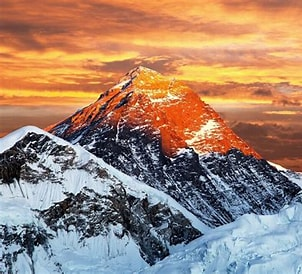
%> input picture Experiment 1/Basic of Image Processing/everest.jpeg, 302 x 274 px
$ octave basics_of_dip.m   (GNU Octave 9; MATLAB toolbox functions it lacks are replaced by stand-ins)
%> lines starting %> are read from the running program, lines starting %| are printed output that depends on the picture; in (x1, y1, x2, y2) boxes, pixels count from 0 and x2, y2 are one past the last pixel; in counts of white or black regions, pixels touching at a corner belong together; the program's own positions count from 1
%% Basics of Image Processing 14 Jan 2026
% Nenavath Dhanush Rathod
% Input: Image
% Output: Image

%% Defaults
clc;
clear all;
close all;

%% Image Read
I = imread("everest.JPEG");
%> I is the input picture: size 274x302x3 uint8; mean R, G, B 161.1, 131.7, 113.3
imshow(I);
figure;

%% GrayScale
Ig = rgb2gray(I);
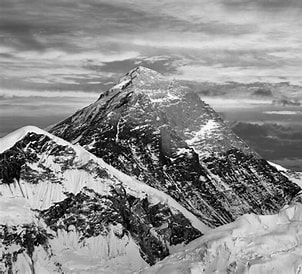
%> Ig: size 274x302 uint8; min 0, max 255, mean 138.4
imshow(Ig);

%% Red components
Ired = I;
Ired(:,:,2) = 0;
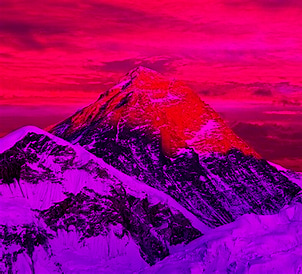
%> Ired: size 274x302x3 uint8; mean R, G, B 161.1, 0, 113.3
Ired(:,:,3) = 0;
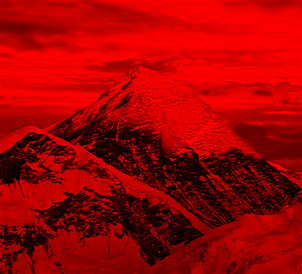
%> Ired: size 274x302x3 uint8; mean R, G, B 161.1, 0, 0
figure;
imshow(Ired);

%% Black and White
Ibw = Ig > 80;
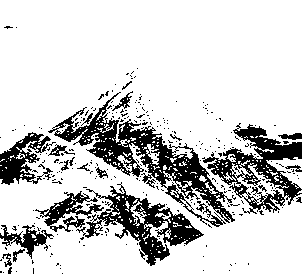
%> Ibw: size 274x302 logical; 80.9% white; 287 black regions (265 under 20 px), largest, box (x1, y1, x2, y2) and area: (48, 92, 235, 227) 5187, (202, 123, 302, 214) 3155, (76, 182, 204, 266) 3049
figure;
imshow(Ibw);

%% Histogram Equalisation
Ieq = histeq(Ig);
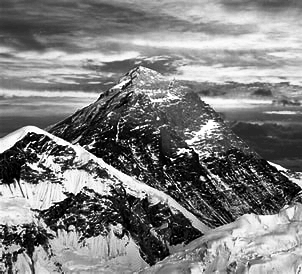
%> Ieq: size 274x302 uint8; min 0, max 255, mean 126.1
figure;
imshow(Ieq);
